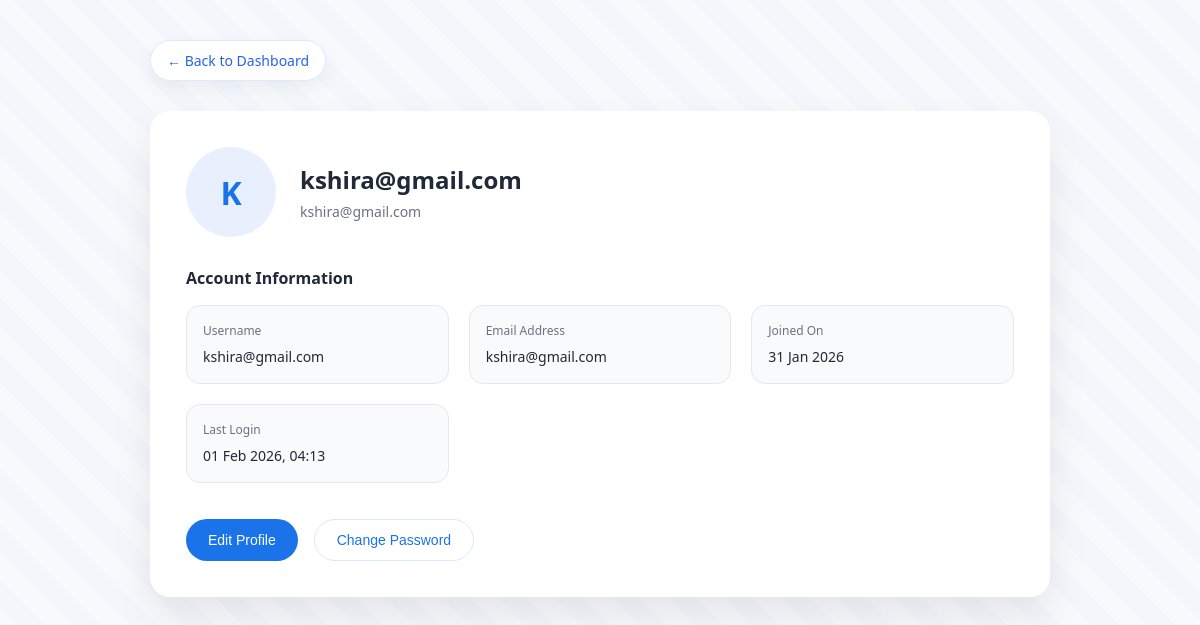
The page /profile/ (signed in) on the database its author committed.
### pilot/models.py (models this page shows, shortened)
class Student(AbstractUser):
    total_points = models.IntegerField(default=0)
    streak = models.IntegerField(default=0)
    level = models.CharField(max_length=20, default="Beginner")

### pilot/views.py (the view)
# urls.py: path("profile/", profile_page, name="profile"),
def profile_page(request):
    return render(request, "pilot/profile.html")

### pilot/templates/pilot/profile.html (shortened to what this page needs)
<!DOCTYPE html>
<html lang="en">
<head>
</head>
<body>
<div class="wrapper">
    <a href="{% url 'dashboard' %}" class="back-btn">
        ← Back to Dashboard
    </a>
    <div class="profile-card">
        <div class="profile-header">
            <div class="avatar">
                {{ user.username|slice:":1"|upper }}
            </div>
            <div>
                <h2>{{ user.username }}</h2>
                <p>{{ user.email }}</p>
            </div>
        </div>
        <div class="section">
            <h3>Account Information</h3>
            <div class="info-grid">
                <div class="info-box">
                    <label>Username</label>
                    <span>{{ user.username }}</span>
                </div>
                <div class="info-box">
                    <label>Email Address</label>
                    <span>{{ user.email }}</span>
                </div>
                <div class="info-box">
                    <label>Joined On</label>
                    <span>{{ user.date_joined|date:"d M Y" }}</span>
                </div>
                <div class="info-box">
                    <label>Last Login</label>
                    <span>{{ user.last_login|date:"d M Y, H:i" }}</span>
                </div>
            </div>
        </div>
        <div class="actions">
            <button class="btn btn-primary">
                Edit Profile
            </button>
            <button class="btn btn-secondary">
                Change Password
            </button>
        </div>
    </div>
</div>
</body>
</html>

### pilot/templates/pilot/profile.html (style rules this page uses)
:root { --primary: #1a73e8; --primary-light: #e8f0fe; --text-dark: #1f2937; --text-muted: #6b7280; --bg: #f7f9fc; }
* { box-sizing: border-box; }
body { margin: 0; font-family: "Segoe UI", Roboto, sans-serif; background: repeating-linear-gradient( 45deg, #f7f9fc, #f7f9fc 20px, #f3f6fb 20px, #f3f6fb 40px ); color: var(--text-dark); padding: 40px 20px; }
.wrapper { max-width: 900px; margin: auto; }
.back-btn { display: inline-flex; align-items: center; gap: 8px; padding: 10px 16px; border-radius: 999px; background: #ffffff; border: 1px solid #dbeafe; color: #2563eb; font-size: 14px; font-weight: 500; cursor: pointer; text-decoration: none; box-shadow: 0 8px 20px rgba(0,0,0,0.05); transition: all 0.2s ease; margin-bottom: 30px; }
.profile-card { background: #ffffff; border-radius: 20px; box-shadow: 0 20px 40px rgba(0,0,0,0.08); padding: 36px; }
.profile-header { display: flex; align-items: center; gap: 24px; margin-bottom: 30px; }
.avatar { width: 90px; height: 90px; border-radius: 50%; background: var(--primary-light); display: flex; align-items: center; justify-content: center; font-size: 32px; font-weight: 600; color: var(--primary); }
.profile-header h2 { margin: 0; }
.profile-header p { margin: 6px 0 0; color: var(--text-muted); font-size: 14px; }
.section { margin-top: 30px; }
.section h3 { margin-bottom: 16px; font-size: 16px; }
.info-grid { display: grid; grid-template-columns: repeat(auto-fit, minmax(240px, 1fr)); gap: 20px; }
.info-box { background: #f9fafb; border: 1px solid #e5e7eb; border-radius: 14px; padding: 16px; }
.info-box label { font-size: 12px; color: var(--text-muted); display: block; margin-bottom: 6px; }
.info-box span { font-size: 14px; font-weight: 500; color: var(--text-dark); }
.actions { margin-top: 36px; display: flex; gap: 16px; flex-wrap: wrap; }
.btn { padding: 12px 22px; border-radius: 999px; border: none; cursor: pointer; font-size: 14px; font-weight: 500; }
.btn-primary { background: var(--primary); color: white; }
.btn-secondary { background: #ffffff; border: 1px solid #dbeafe; color: var(--primary); }

### rows shown on the page
Student: username "K", username "kshira@gmail.com", email "kshira@gmail.com", date_joined "31 Jan 2026", last_login "01 Feb 2026, 04:13"
